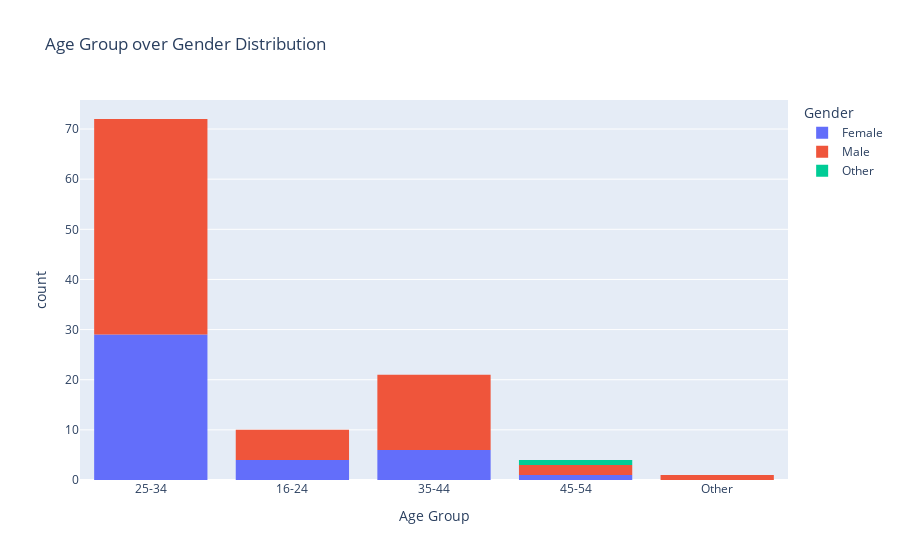

Notebook code for this chart:
### Markdown cell above
### Demographics

### Code cell
import plotly.express as px

fig = px.histogram(df, x="Age Group", color="Gender", title="Age Group over Gender Distribution")
fig.show()

### Figure 1 — Plotly figure (JSON) as saved in the notebook; plotly's stock layout.template omitted (floating-point values rounded to 4 significant figures)
{"data": [{"alignmentgroup": "True", "bingroup": "x", "hovertemplate": "Gender=Female<br>Age Group=%{x}<br>count=%{y}<extra></extra>", "legendgroup": "Female", "marker": {"color": "#636efa", "pattern": {"shape": ""}}, "name": "Female", "offsetgroup": "Female", "orientation": "v", "showlegend": true, "type": "histogram", "x": ["25-34", "25-34", "25-34", "16-24", "25-34", "25-34", "25-34", "16-24", "25-34", "35-44", "25-34", "25-34", "35-44", "35-44", "35-44", "25-34", "25-34", "35-44", "35-44", "25-34", "25-34", "25-34", "25-34", "25-34", "25-34", "16-24", "25-34", "25-34", "45-54", "16-24", "25-34", "25-34", "25-34", "25-34", "25-34", "25-34", "25-34", "25-34", "25-34", "25-34"], "xaxis": "x", "yaxis": "y"}, {"alignmentgroup": "True", "bingroup": "x", "hovertemplate": "Gender=Male<br>Age Group=%{x}<br>count=%{y}<extra></extra>", "legendgroup": "Male", "marker": {"color": "#EF553B", "pattern": {"shape": ""}}, "name": "Male", "offsetgroup": "Male", "orientation": "v", "showlegend": true, "type": "histogram", "x": ["25-34", "25-34", "25-34", "25-34", "25-34", "25-34", "25-34", "25-34", "25-34", "25-34", "25-34", "25-34", "25-34", "25-34", "16-24", "25-34", "25-34", "25-34", "25-34", "35-44", "35-44", "25-34", "35-44", "25-34", "35-44", "45-54", "35-44", "35-44", "25-34", "25-34", "35-44", "25-34", "35-44", "16-24", "35-44", "25-34", "35-44", "45-54", "35-44", "35-44", "25-34", "35-44", "35-44", "25-34", "35-44", "25-34", "25-34", "25-34", "25-34", "25-34", "25-34", "25-34", "16-24", "Other", "25-34", "25-34", "25-34", "25-34", "25-34", "25-34", "25-34", "16-24", "16-24", "25-34", "16-24", "25-34", "25-34"], "xaxis": "x", "yaxis": "y"}, {"alignmentgroup": "True", "bingroup": "x", "hovertemplate": "Gender=Other<br>Age Group=%{x}<br>count=%{y}<extra></extra>", "legendgroup": "Other", "marker": {"color": "#00cc96", "pattern": {"shape": ""}}, "name": "Other", "offsetgroup": "Other", "orientation": "v", "showlegend": true, "type": "histogram", "x": ["45-54"], "xaxis": "x", "yaxis": "y"}], "layout": {"barmode": "relative", "legend": {"title": {"text": "Gender"}, "tracegroupgap": 0}, "title": {"text": "Age Group over Gender Distribution"}, "xaxis": {"anchor": "y", "domain": [0, 1], "title": {"text": "Age Group"}}, "yaxis": {"anchor": "x", "domain": [0, 1], "title": {"text": "count"}}}}
